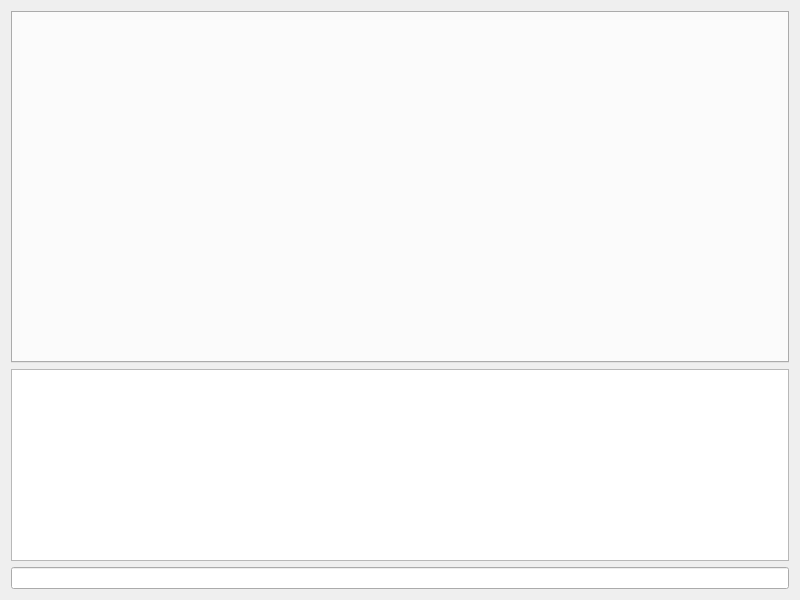
<?xml version="1.0" encoding="UTF-8"?>
<ui version="4.0">
 <class>GameLayout</class>
 <widget class="QWidget" name="GameLayout">
  <property name="geometry">
   <rect>
    <x>0</x>
    <y>0</y>
    <width>800</width>
    <height>600</height>
   </rect>
  </property>
  <property name="windowTitle">
   <string>Form</string>
  </property>
  <layout class="QVBoxLayout" name="verticalLayout_2">
   <item>
    <layout class="QHBoxLayout" name="creepDisplay"/>
   </item>
   <item>
    <widget class="QTabWidget" name="cardTab">
     <property name="enabled">
      <bool>true</bool>
     </property>
     <property name="sizePolicy">
      <sizepolicy hsizetype="Expanding" vsizetype="Expanding">
       <horstretch>3</horstretch>
       <verstretch>3</verstretch>
      </sizepolicy>
     </property>
     <property name="currentIndex">
      <number>-1</number>
     </property>
    </widget>
   </item>
   <item>
    <widget class="QListView" name="chat"/>
   </item>
   <item>
    <widget class="QLineEdit" name="message"/>
   </item>
  </layout>
 </widget>
 <resources/>
 <connections/>
</ui>
